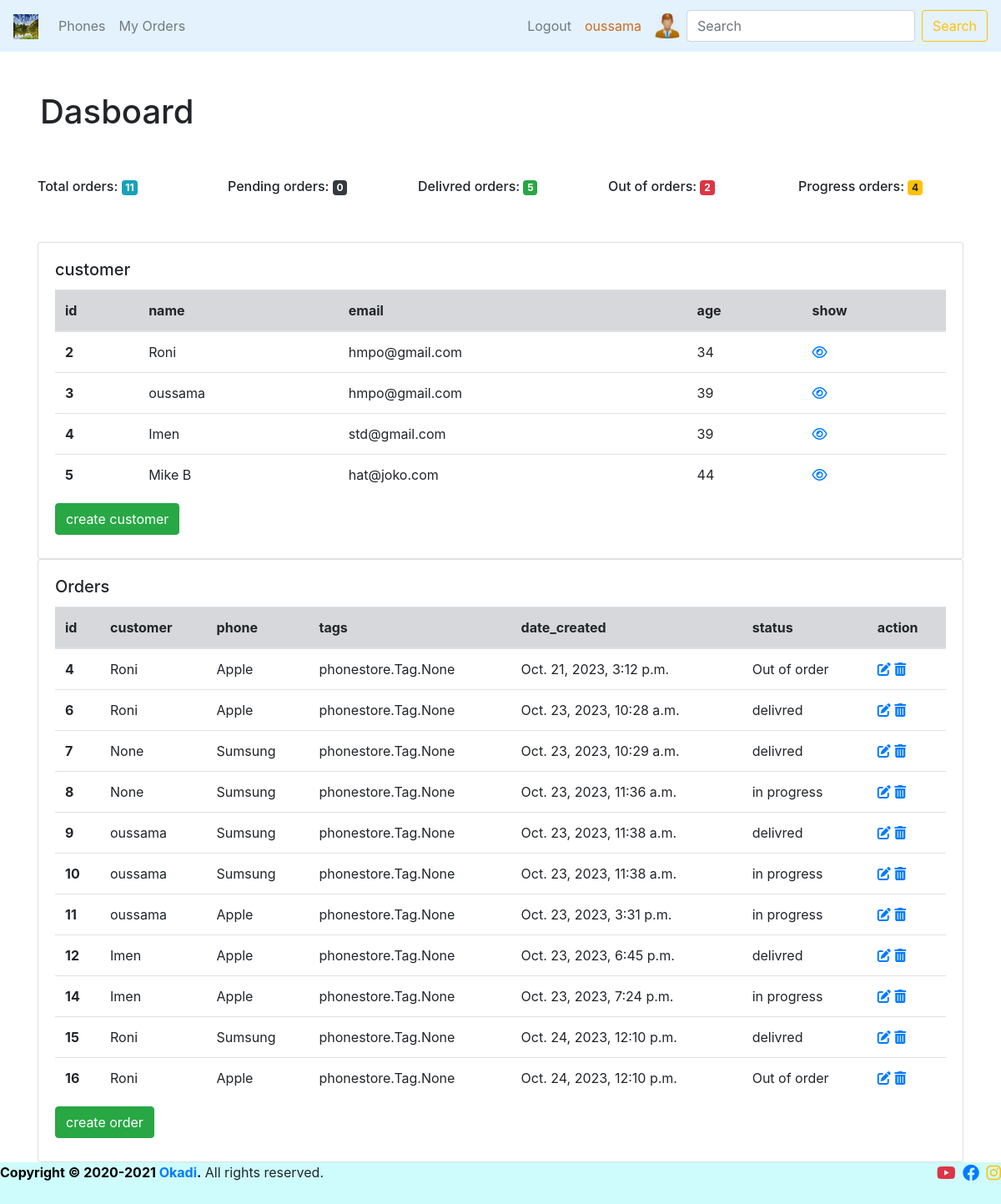
/ (signed in), run on the app's committed database.
### phonestore/models.py (models this page shows, shortened)
class Customer(models.Model):
    user = models.OneToOneField(User, null=True, on_delete=models.CASCADE)
    name = models.CharField(max_length=100, null=True)
    email =models.EmailField(max_length=150, null=True)
    phone = models.CharField(max_length=100, null=True)
    age = models.CharField(max_length=100, null=True)
    date_created = models.DateTimeField(auto_now_add=True, null=True)
    photo = models.ImageField(blank=True, null=True, default='wallpaper1.jpg')
    def __str__(self) :
        return (self.name)

class Order(models.Model):
    STATUS ={
        ('pending', 'pending'),
        ('delivred', 'delivred'),
        ('in progress', 'in progress'),
        ('Out of order', 'Out of order'),
        }
    customer = models.ForeignKey(Customer, null=True, on_delete=models.SET_NULL)
    phone = models.ForeignKey(Phone, null=True, on_delete=models.SET_NULL)
    tags = models.ManyToManyField(Tag)
    date_created = models.DateTimeField(auto_now_add=True, null=True)
    status = models.CharField(max_length=100, null=True, choices=STATUS)

class Phone(models.Model):
    STATUS ={
        ('availabe', 'availabe'),
        ('Out of order', 'Out of order'),
        }
    marque = models.CharField(max_length=100, null=True)
    model = models.CharField(max_length=100, null=True)
    price = models.FloatField(null=True)
    category = models.CharField(max_length=100, null=True)
    tags = models.ManyToManyField(Tag)
    description = models.CharField(max_length=100, null=True)
    date_created = models.DateTimeField(auto_now_add=True, null=True)
    photo = models.ImageField(null=True)
    status = models.CharField(max_length=100, null=True, choices=STATUS)
    def __str__(self) :
        return (self.marque)

### phonestore/views.py (the view)
# urls.py: path('', views.dashboard, name='dashboard'),
@login_required(login_url='userlogin')
def dashboard(request):
    search = Customer.objects.all()
    name = None
    customer = Customer.objects.all()
    orders = Order.objects.all()
    phones= Phone.objects.all()
    total_orders = Order.objects.all().count()
    p_total_orders = Order.objects.filter(status ='pending').count()
    d_total_orders = Order.objects.filter(status ='delivred').count()
    i_total_orders = Order.objects.filter(status ='in progress').count()
    o_total_orders = Order.objects.filter(status ='Out of order').count()
    if 'search_name' in request.GET:
        name = request.GET['search_name']
        if name:
            search = search.filter(name__icontains=name)
            customer=search
    context ={
    'customer' : customer,
    'orders' : orders,
    'phones': phones,
    'total_orders' : total_orders,
    'p_total_orders' : p_total_orders,
    'd_total_orders' : d_total_orders,
    'i_total_orders' : i_total_orders,
    'o_total_orders' : o_total_orders,
    'custom':search,
    }
    return render(request, 'phonestore/dashboard.html',context )

### phonestore/templates/phonestore/dashboard.html (shortened to what this page needs)
{% extends 'phonestore/main.html' %}
{% block content %}
<h1 class="p-5">Dasboard </h1>
<div class="container pb-5">
  <div class="row ">
    <div class="col-sm ">
      <h6 > Total orders: <span class="badge badge-info">{{total_orders}}</span></h6>
    </div>
    <div class="col-sm">
      <h6 > Pending orders: <span class="badge badge-dark">{{p_total_orders}}</span></h6>
    </div>
    <div class="col-sm">
      <h6 > Delivred orders: <span class="badge badge-success">{{d_total_orders}}</span></h6>
    </div>
    <div class="col-sm">
      <h6 > Out of orders: <span class="badge badge-danger">{{o_total_orders}}</span></h6>
    </div>
    <div class="col-sm">
      <h6 > Progress orders: <span class="badge badge-warning">{{i_total_orders}}</span></h6>
    </div>
  </div>
</div>
<div class="container">
<div class="row ">
    <div class="col ">
      <div class="card " >
        <div class="card-body">
          <h5 class="card-title">customer</h5>
          <table class="table " >
            <thead  class="table-secondary">
              <tr>
                <th   scope="col">id</th>
                <th scope="col">name</th>
                <th scope="col">email</th>
                <th scope="col">age</th>
                <th scope="col">show</th>
              </tr>
            </thead>
            <tbody>
              {% for item in customer %}
              <tr>
                <th  scope="row">{{item.id}}</th>
                <td>{{item.name}}</td>
                <td>{{item.email}}</td>
                <td>{{item.age}}</td>
                <td>
                <a href="{% url 'customer' item.id %}">
                  <i class="far fa-eye"></i>
                </a>
                </td>
              </tr>
              {% endfor %}
            </tbody>
          </table>
          <h6 class="card-subtitle mb-2 text-muted"><a class="btn btn-success" href="{% url 'create_C' %}">create customer</a></h6>
        </div>
      </div>
      <div class="card" >
        <div class="card-body">
          <h5 class="card-title">Orders</h5>
          <table class="table "  >
            <thead  class="table-secondary">
              <tr>
                <th scope="col">id</th>
                <th scope="col">customer</th>
                <th scope="col">phone</th>
                <th scope="col">tags</th>
                <th scope="col">date_created</th>
                <th scope="col">status</th>
                <th scope="col">action</th>
              </tr>
            </thead>
            <tbody>
              {% for item in orders %}
              <tr  >
                <th   scope="row">{{item.id}}</th>
                <td >{{item.customer}}</td>
                <td>{{item.phone}}</td>
                <td>{{item.tags}}</td>
                <td>{{item.date_created}}</td>
                <td>{{item.status}}</td>
                <td>
                    <a href="{% url 'update' item.id %}">
                      <i class="fa-solid fa-pen-to-square"></i>
                    </a>
                    <a href="{% url 'delete' item.id %}">
                      <i class="fa-solid fa-trash-can"></i>
                    </a>
                </td>
              </tr>
              {% endfor %}
            </tbody>
          </table>
          <h6 class="card-subtitle mb-2 text-muted"><a class="btn btn-success" href="{% url 'create' %}">create order</a></h6>
        </div>
      </div>
    </div>
</div>
</div>
{% endblock %}

### phonestore/templates/phonestore/main.html (shortened to what this page needs)
{% load static %}
<!DOCTYPE html>
<html lang="en">
<head >
    <link rel="stylesheet" href="https://cdn.jsdelivr.net/npm/bootstrap@4.5.3/dist/css/bootstrap.min.css">
    <link rel="stylesheet" href="{% static 'css/style.css' %}">
    <link rel="stylesheet" href="{% static 'css/all.css' %}">
    <link rel="stylesheet" href="https://stackpath.bootstrapcdn.com/bootstrap/4.1.3/css/bootstrap.min.css">
</head>
<body class=" ">
    {% include 'phonestore/navbar.html' %}
    {% block content %}
    {% endblock %}
<footer class="nav-footer" style="height: 50px; " >
   <div >
    <strong style="color: black;">Copyright &copy; 2020-2021 <a href="#">Okadi</a>.</strong>
    All rights reserved.
    <div class="float-right d-none d-sm-inline-block"  >
        <a target="_blank" class="text-danger" href="#"><i class="fab fa-lg fa-youtube"></i></a>
        <a target="_blank" href="#"><i class="fab fa-lg ml-1 fa-facebook"></i></a>
        <a target="_blank" class="text-warning" href="#"><i class="fab fa-lg ml-1 fa-instagram"></i></a>
    </div>
</div>
</footer>
</body>
</html>

### phonestore/templates/phonestore/navbar.html (shortened to what this page needs)
{% load static %}
<nav class="navbar navbar-expand-lg navbar-light sticky-top" >
  <a class="navbar-brand" href="/">
    <img src="{% static 'img/wallpaper1.jpg' %}" width="30" height="30" alt="" loading="lazy">
  </a>
    <div class="collapse navbar-collapse" id="navbarSupportedContent">
      <ul class="navbar-nav mr-auto">
          <li class="nav-item">
            <a class="nav-link" href="{% url 'phones' %}">Phones</a>
          </li>
          <li class="nav-item">
            <a class="nav-link" href="{% url 'profile' %}">My Orders</a>
          </li>
      </ul>
      {% if request.user.is_authenticated %}
      <ul class="navbar-nav ">
        <li class="nav-item">
          <a class="nav-link" href="{% url 'userlogout' %}">Logout</a>
        </li>
      </ul>
      {% endif %}
      <ul class="navbar-nav ">
        <li class="nav-item">
          <a class="nav-link" style="color: chocolate;" href="{% url 'profile_info' %}">{{request.user}}
            </a>
        </li>
      </ul>
      {% if request.user.is_authenticated %}
      <ul class="navbar-nav ">
        <li class="nav-item">
          <a class="nav-link"><img src="{{request.user.customer.photo.url}}"  alt="AVATAR" width="30" height="30" alt="" loading="lazy">
          </a>
        </li>
      </ul>
          <form method="GET" action="{% url 'dashboard' %}"  class="form-inline my-2 my-lg-0">
            <input class="form-control mr-sm-2" type="search" name="search_name" placeholder="Search" aria-label="Search">
            <button class="btn btn-outline-warning my-2 my-sm-0" type="submit">Search</button>
          </form>
          {% endif %}
    </div>
  </nav>

### static/css/style.css (style rules this page uses)
.navbar { background-color: #e3f2fd; }
.nav-footer { background-color: #aff9f99d !important }

### data on the page
Customer: id "2", name "Roni", email "hmpo@gmail.com", age "34"
Customer: id "3", name "oussama", email "hmpo@gmail.com", age "39"
Customer: id "4", name "Imen", email "std@gmail.com", age "39"
Customer: id "5", name "Mike B", email "hat@joko.com", age "44"
Order: id "4", customer "Roni", phone "Apple", tags "phonestore.Tag.None", date_created "Oct. 21, 2023, 3:12 p.m.", status "Out of order"
Order: id "6", customer "Roni", phone "Apple", tags "phonestore.Tag.None", date_created "Oct. 23, 2023, 10:28 a.m.", status "delivred"
Order: id "7", customer "None", phone "Sumsung", tags "phonestore.Tag.None", date_created "Oct. 23, 2023, 10:29 a.m.", status "delivred"
Order: id "8", customer "None", phone "Sumsung", tags "phonestore.Tag.None", date_created "Oct. 23, 2023, 11:36 a.m.", status "in progress"
Order: id "9", customer "oussama", phone "Sumsung", tags "phonestore.Tag.None", date_created "Oct. 23, 2023, 11:38 a.m.", status "delivred"
Order: id "10", customer "oussama", phone "Sumsung", tags "phonestore.Tag.None", date_created "Oct. 23, 2023, 11:38 a.m.", status "in progress"
Order: id "11", customer "oussama", phone "Apple", tags "phonestore.Tag.None", date_created "Oct. 23, 2023, 3:31 p.m.", status "in progress"
Order: id "12", customer "Imen", phone "Apple", tags "phonestore.Tag.None", date_created "Oct. 23, 2023, 6:45 p.m.", status "delivred"
Order: id "14", customer "Imen", phone "Apple", tags "phonestore.Tag.None", date_created "Oct. 23, 2023, 7:24 p.m.", status "in progress"
Order: id "15", customer "Roni", phone "Sumsung", tags "phonestore.Tag.None", date_created "Oct. 24, 2023, 12:10 p.m.", status "delivred"
Order: id "16", customer "Roni", phone "Apple", tags "phonestore.Tag.None", date_created "Oct. 24, 2023, 12:10 p.m.", status "Out of order"

### other printed values
{{ request.user }} "oussama"
{{ total_orders }} "11"
{{ p_total_orders }} "0"
{{ d_total_orders }} "5"
{{ o_total_orders }} "2"
{{ i_total_orders }} "4"
